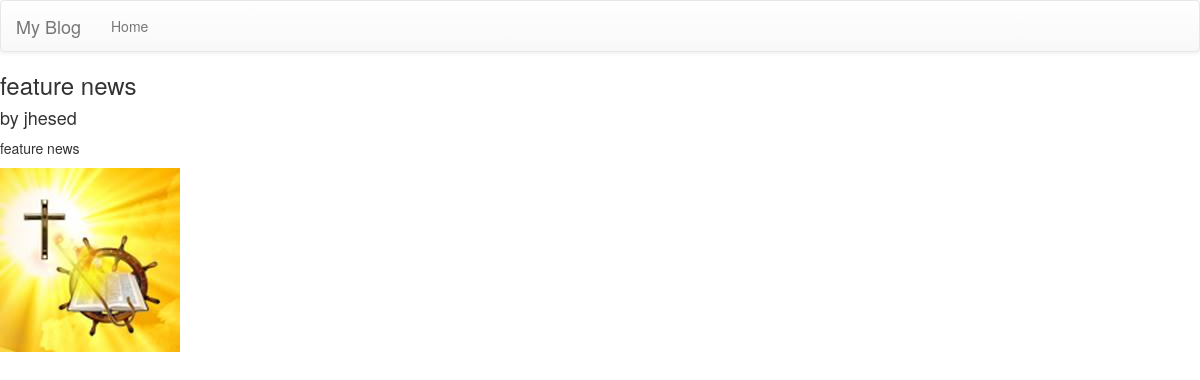
Screenshot of /post/9/ with the database file from the repository.
### article/models.py (models this page shows, shortened)
class Post(models.Model):
    author = models.ForeignKey('auth.User')  # Pulls user names from User table
    title = models.CharField(max_length=150, null=False)
    text = models.TextField(null=False)
    created_date = models.DateTimeField(default=timezone.now)
    image = models.FileField(blank=True, upload_to='images')
    category = models.ManyToManyField('article.Category',
        blank=True, null=True)

### article/views.py (the view)
# urls.py: url(r'post/(?P<single>[-\w]+)/$', article_view.single, name='single'),
def single(request, single):
    single = Post.objects.get(id=single)
    context = {
        'post': single,
    }
    return render(request, 'pages/single.html', context)

### article/templates/pages/single.html
{% include 'partials/header.html' %}
<h3>{{post.title}}</h3>
<h4>by {{post.author.username}}</h4>
<p>{{post.text}}</p>
{% if post.image %}
    <img src="/{{post.image}}" alt="{{post.title}}">
{% endif %}
{% include 'partials/footer.html' %}

### rows the page displays
Post: title "feature news", author.username "jhesed", text "feature news", image (picture)
